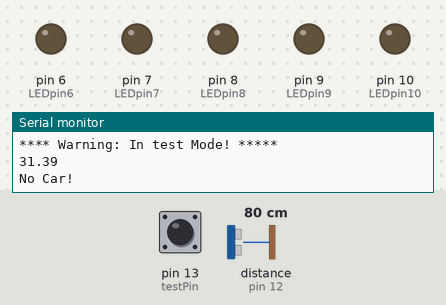
Bench run of a sketch on a simulated Arduino Uno, built with avr-gcc and run on an emulated ATmega328P. On the bench: output pins drawn as LEDs (lit = HIGH), the last lines printed to the serial monitor. Wiring (inferred from the names in the program): ultrasonic range finder: trigger pin 11; echo pin 12. Inputs (shaded band) come from the test bench; at power-on: distance to the obstacle (sensor on pin 12) 80 cm, pin 13 (testPin) HIGH. The echo pulse lasts 58.3 µs per cm; pins used as bus, display or sensor lines are not drawn.

Above: at 1.2 s.
1.3 s: distance to the obstacle (sensor on pin 12) set to 33 cm
2.8 s: distance to the obstacle (sensor on pin 12) set to 30 cm
At 3.4 s:
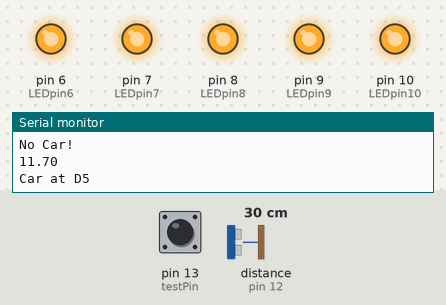
4.3 s: distance to the obstacle (sensor on pin 12) set to 9 cm
At 5.5 s:
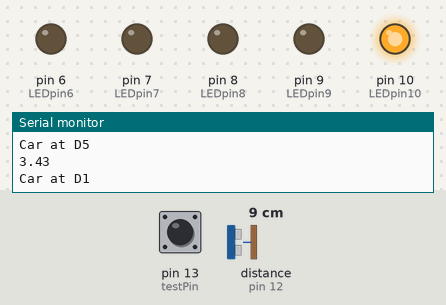
5.8 s: distance to the obstacle (sensor on pin 12) set to 18 cm
At 6.4 s:
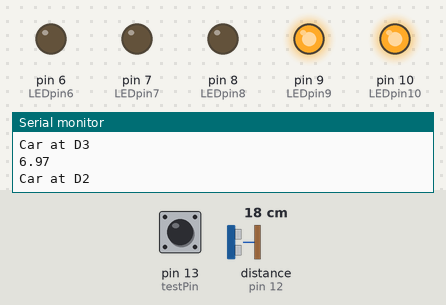
7.4 s: distance to the obstacle (sensor on pin 12) set to 20 cm
At 8.2 s:
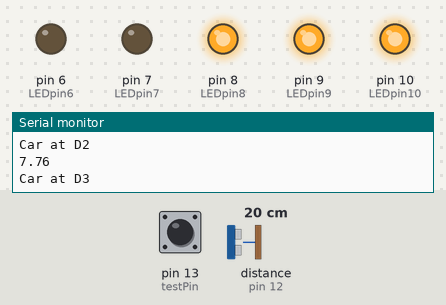
8.9 s: distance to the obstacle (sensor on pin 12) set to 27 cm
At 9.3 s:
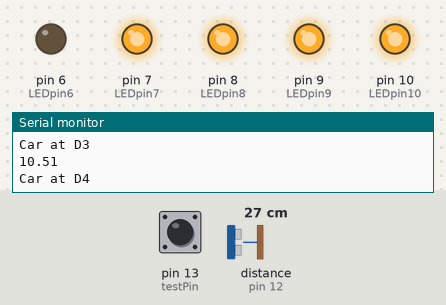
Timing chart, 0 to 25.4 s (numbered marks = the images above; inputs shaded):
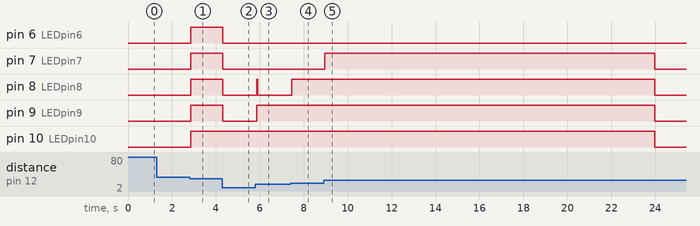

The sketch:

distance_sensor.ino
```cpp
enum CarStates_t {  S_UNKNOWN=0, S_NO_CAR, S_CAR_D5, S_CAR_D4, S_CAR_D3,
                    S_CAR_D2, S_CAR_D1, S_CAR_PERFECT, S_TOO_CLOSE };

int trigPin = 11;    // Trigger
int echoPin = 12;    // Echo
int LEDpin10 = 10;    // LED output
int LEDpin9 = 9;
int LEDpin8 = 8;
int LEDpin7 = 7;
int LEDpin6 = 6;
int testPin = 13;
int burst = 0;
float distance_inches;
int delay_ms = 200;
int dlay = 40;
int dlay_start = 0;
long state_change_ts_ms;
int time_out_ms = 15000;
bool timed_out = false;
CarStates_t previous_state = S_UNKNOWN;
int D6 = 999;
int D5 = 999;
int D4 = 999;
int D3 = 999;
int D2 = 999;
int D1 = 999;
int D0 = 999;
bool test_mode = false;

// the setup function runs once when you press reset or power the board
void setup() {
  // initialize digital pin LED_BUILTIN as an output.
  pinMode(LEDpin10, OUTPUT);
    //Serial Port begin
  Serial.begin (57000);

  //Define inputs and outputs
  pinMode(trigPin, OUTPUT);
  pinMode(echoPin, INPUT);
  pinMode(LEDpin10, OUTPUT);
  pinMode(LEDpin9, OUTPUT);
  pinMode(LEDpin8, OUTPUT);
  pinMode(LEDpin7, OUTPUT);
  pinMode(LEDpin6, OUTPUT);
  pinMode(testPin, INPUT_PULLUP);

  if (digitalRead(testPin) == HIGH) {
    test_mode = true;
    Serial.println("**** Warning: In test Mode! *****");
  }

  if (test_mode) {
    D6 = 12;
    D5 = 11;
    D4 = 9;
    D3 = 7;
    D2 = 5;
    D1 = 3;
    D0 = 2;
  } else {
    D6 = 100;  // beyond this distance, no car
    D5 = 80;   //
    D4 = 66;
    D3 = 40;  // 51
    D2 = 30;  // 34
    D1 = 18.5;   //18 car at perfect distance
    D0 = 13.5;   //15 closest car can be!
  }

  distance_inches = 999;
}

// the loop function runs over and over again forever
void loop() {

  CarStates_t new_state = S_UNKNOWN;

  distance_inches = get_distance();

  /*
   * First, check which region the distance falls in
   * and set the proper state.
   */
  if (distance_inches > D6)
  {
    new_state = S_NO_CAR;
  }
  else if ((distance_inches > D5) && (distance_inches <= D6))
  {
    new_state = S_CAR_D5;
  }
  else if ((distance_inches > D4) && (distance_inches <= D5))
  {
    new_state = S_CAR_D4;
  }
  else if ((distance_inches > D3) && (distance_inches <= D4))
  {
    new_state = S_CAR_D3;
  }
  else if ((distance_inches > D2) && (distance_inches <= D3))
  {
    new_state = S_CAR_D2;
  }
  else if ((distance_inches > D1) && (distance_inches <= D2))
  {
    new_state = S_CAR_D1;
  }
  else if ((distance_inches > D0) && (distance_inches <= D1))
  {
    new_state = S_CAR_PERFECT;
  }
  else if (distance_inches <= D0)
  {
    new_state = S_TOO_CLOSE;
  }

  /* Now do some action based on the new state.  If the new state
   *  has not changed from previous loop, just check for timeout
   */
  if (new_state == S_TOO_CLOSE)
  {
    Serial.println("Car TOO CLOSE!");
    previous_state = new_state;
    do_flash(100);
  }
  else if (new_state != previous_state)
  {
    previous_state = new_state;
    state_change_ts_ms = millis();
    timed_out = false;

    Serial.println(distance_inches);

    switch (new_state)
    {
      case S_NO_CAR:
        Serial.println("No Car!");
        set_lights(LOW, LOW, LOW, LOW, LOW);
        break;

      case S_CAR_D5:
        Serial.println("Car at D5");
        set_lights(HIGH, HIGH, HIGH, HIGH, HIGH);
        break;

      case S_CAR_D4:
        Serial.println("Car at D4");
        set_lights(LOW, HIGH, HIGH, HIGH, HIGH);
        break;

      case S_CAR_D3:
        Serial.println("Car at D3");
        set_lights(LOW, LOW, HIGH, HIGH, HIGH);
        break;

      case S_CAR_D2:
        Serial.println("Car at D2");
        set_lights(LOW, LOW, LOW, HIGH, HIGH);
        break;

      case S_CAR_D1:
        Serial.println("Car at D1");
        set_lights(LOW, LOW, LOW, LOW, HIGH);
        break;

      case S_CAR_PERFECT:
        Serial.println("Car perfect!");
        do_burst(dlay);
        do_burst(dlay);
        break;
     }
  }
  else if (new_state == previous_state)
  {
    long delta = millis() - state_change_ts_ms;
    if (( delta > time_out_ms) && !timed_out)
    {
      Serial.println(delta);
      set_lights(LOW, LOW, LOW, LOW, LOW);
      timed_out = true;
    }
  }

  delay(50);
}

float get_distance()
{
  float distance_inches;
  long distance_cm;
  float duration;

  digitalWrite(trigPin, LOW);
  delayMicroseconds(5);
  digitalWrite(trigPin, HIGH);
  delayMicroseconds(10);
  digitalWrite(trigPin, LOW);

  // Read the signal from the sensor: a HIGH pulse whose
  // duration is the time (in microseconds) from the sending
  // of the ping to the reception of its echo off of an object.
  duration = pulseIn(echoPin, HIGH);

  // Convert the time into a distance
  distance_cm = (duration/2) / 29.1;     // Divide by 29.1 or multiply by 0.0343
  distance_inches = (duration/2) / 74;   // Divide by 74 or multiply by 0.0135

  return distance_inches;
}

void set_lights(int pin6, int pin7, int pin8, int pin9, bool pin10)
{
    digitalWrite(LEDpin10, pin10);
    digitalWrite(LEDpin9, pin9);
    digitalWrite(LEDpin8, pin8);
    digitalWrite(LEDpin7, pin7);
    digitalWrite(LEDpin6, pin6);
}
void do_flash(int dlay)
{
  set_lights(HIGH, HIGH, HIGH, HIGH, HIGH);
  delay(dlay);
  set_lights(LOW, LOW, LOW, LOW, LOW);
  delay(dlay);
//  set_lights(HIGH, HIGH, HIGH, HIGH, HIGH);
//  delay(dlay);
//  set_lights(LOW, LOW, LOW, LOW, LOW);
//  delay(dlay);
//  set_lights(HIGH, HIGH, HIGH, HIGH, HIGH);
//  delay(dlay);
//  set_lights(LOW, LOW, LOW, LOW, LOW);
}

void do_burst(int dlay) {
    digitalWrite(LEDpin10, HIGH);
    delay(dlay);
    digitalWrite(LEDpin10, LOW);
    digitalWrite(LEDpin9, HIGH);
    delay(dlay);
    digitalWrite(LEDpin9, LOW);
    digitalWrite(LEDpin8, HIGH);
    digitalWrite(LEDpin10, HIGH);
    delay(dlay);
    digitalWrite(LEDpin8, LOW);
    digitalWrite(LEDpin10, LOW);
    digitalWrite(LEDpin7, HIGH);
    digitalWrite(LEDpin9, HIGH);
    delay(dlay);
    digitalWrite(LEDpin7, LOW);
    digitalWrite(LEDpin9, LOW);
    digitalWrite(LEDpin6, HIGH);
    digitalWrite(LEDpin8, HIGH);
    delay(dlay);
    digitalWrite(LEDpin6, LOW);
    digitalWrite(LEDpin8, LOW);
    digitalWrite(LEDpin7, HIGH);
    delay(dlay);
    digitalWrite(LEDpin7, LOW);

    digitalWrite(LEDpin8, HIGH);
    digitalWrite(LEDpin6, HIGH);
    delay(dlay);
    digitalWrite(LEDpin8, LOW);
    digitalWrite(LEDpin6, LOW);
    digitalWrite(LEDpin9, HIGH);
    digitalWrite(LEDpin7, HIGH);
    delay(dlay);
    digitalWrite(LEDpin9, LOW);
    digitalWrite(LEDpin7, LOW);
    digitalWrite(LEDpin10, HIGH);
    delay(dlay);
    digitalWrite(LEDpin10, LOW);
}
```

Measured:
- the behaviour switches between 31 and 30 cm on distance to the obstacle (sensor on pin 12) (found by bisection; images 0 and 1)
- the behaviour switches between 18 and 19 cm on distance to the obstacle (sensor on pin 12) (found by bisection; images 3 and 4)
- the behaviour switches between 23 and 24 cm on distance to the obstacle (sensor on pin 12) (found by bisection; images 4 and 5)
- after the input at 1.3 s, every drawn part: stays the same
- after the input at 2.8 s, pin 6 (LEDpin6), pin 7 (LEDpin7), pin 8 (LEDpin8), pin 9 (LEDpin9), pin 10 (LEDpin10): LOW → HIGH after 0.05 s
- after the input at 4.3 s, pin 6 (LEDpin6), pin 7 (LEDpin7), pin 8 (LEDpin8), pin 9 (LEDpin9): HIGH → LOW at once
- after the input at 5.8 s, pin 8 (LEDpin8): LOW → HIGH after 0.05 s, → LOW 0.05 s later; pin 9 (LEDpin9): LOW → HIGH after 0.05 s
- after the input at 7.4 s, pin 8 (LEDpin8): LOW → HIGH after 0.05 s
- after the input at 8.9 s, pin 7 (LEDpin7): LOW → HIGH after 0.05 s, → LOW 15.0 s later; pin 8 (LEDpin8), pin 9 (LEDpin9), pin 10 (LEDpin10): HIGH → LOW after 15.1 s instead of 13.6 s
